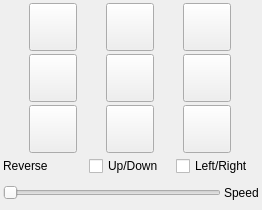
<?xml version="1.0" encoding="UTF-8"?>
<ui version="4.0">
 <class>MountMotionWidget</class>
 <widget class="QWidget" name="MountMotionWidget">
  <property name="geometry">
   <rect>
    <x>0</x>
    <y>0</y>
    <width>262</width>
    <height>210</height>
   </rect>
  </property>
  <property name="minimumSize">
   <size>
    <width>262</width>
    <height>0</height>
   </size>
  </property>
  <property name="focusPolicy">
   <enum>Qt::ClickFocus</enum>
  </property>
  <property name="windowTitle">
   <string>Mount Control Panel</string>
  </property>
  <layout class="QVBoxLayout" name="verticalLayout_2">
   <property name="spacing">
    <number>3</number>
   </property>
   <property name="leftMargin">
    <number>3</number>
   </property>
   <property name="topMargin">
    <number>3</number>
   </property>
   <property name="rightMargin">
    <number>3</number>
   </property>
   <property name="bottomMargin">
    <number>3</number>
   </property>
   <item>
    <layout class="QVBoxLayout" name="verticalLayout">
     <property name="spacing">
      <number>3</number>
     </property>
     <item>
      <layout class="QGridLayout" name="gridLayout">
       <property name="sizeConstraint">
        <enum>QLayout::SetDefaultConstraint</enum>
       </property>
       <property name="spacing">
        <number>3</number>
       </property>
       <item row="0" column="0">
        <widget class="QPushButton" name="northWest">
         <property name="minimumSize">
          <size>
           <width>48</width>
           <height>48</height>
          </size>
         </property>
         <property name="maximumSize">
          <size>
           <width>48</width>
           <height>48</height>
          </size>
         </property>
         <property name="styleSheet">
          <string notr="true">QPushButton:pressed
{
  background-color: &quot;red&quot;
}

QPushButton:!pressed
{
  background-color: &quot;#ccc7ba&quot;
}

</string>
         </property>
         <property name="text">
          <string/>
         </property>
         <property name="iconSize">
          <size>
           <width>40</width>
           <height>40</height>
          </size>
         </property>
         <property name="autoDefault">
          <bool>false</bool>
         </property>
        </widget>
       </item>
       <item row="0" column="1">
        <widget class="QPushButton" name="north">
         <property name="minimumSize">
          <size>
           <width>48</width>
           <height>48</height>
          </size>
         </property>
         <property name="maximumSize">
          <size>
           <width>48</width>
           <height>48</height>
          </size>
         </property>
         <property name="styleSheet">
          <string notr="true">QPushButton:pressed
{
  background-color: &quot;red&quot;
}

QPushButton:!pressed
{
  background-color: &quot;#ccc7ba&quot;
}

</string>
         </property>
         <property name="text">
          <string/>
         </property>
         <property name="iconSize">
          <size>
           <width>40</width>
           <height>40</height>
          </size>
         </property>
         <property name="autoDefault">
          <bool>false</bool>
         </property>
        </widget>
       </item>
       <item row="0" column="2">
        <widget class="QPushButton" name="northEast">
         <property name="minimumSize">
          <size>
           <width>48</width>
           <height>48</height>
          </size>
         </property>
         <property name="maximumSize">
          <size>
           <width>48</width>
           <height>48</height>
          </size>
         </property>
         <property name="styleSheet">
          <string notr="true">QPushButton:pressed
{
  background-color: &quot;red&quot;
}

QPushButton:!pressed
{
  background-color: &quot;#ccc7ba&quot;
}

</string>
         </property>
         <property name="text">
          <string/>
         </property>
         <property name="iconSize">
          <size>
           <width>40</width>
           <height>40</height>
          </size>
         </property>
         <property name="autoDefault">
          <bool>false</bool>
         </property>
        </widget>
       </item>
       <item row="1" column="0">
        <widget class="QPushButton" name="west">
         <property name="minimumSize">
          <size>
           <width>48</width>
           <height>48</height>
          </size>
         </property>
         <property name="maximumSize">
          <size>
           <width>48</width>
           <height>48</height>
          </size>
         </property>
         <property name="styleSheet">
          <string notr="true">QPushButton:pressed
{
  background-color: &quot;red&quot;
}

QPushButton:!pressed
{
  background-color: &quot;#ccc7ba&quot;
}

</string>
         </property>
         <property name="text">
          <string/>
         </property>
         <property name="iconSize">
          <size>
           <width>40</width>
           <height>40</height>
          </size>
         </property>
         <property name="autoDefault">
          <bool>false</bool>
         </property>
        </widget>
       </item>
       <item row="1" column="1">
        <widget class="QPushButton" name="stop">
         <property name="minimumSize">
          <size>
           <width>48</width>
           <height>48</height>
          </size>
         </property>
         <property name="maximumSize">
          <size>
           <width>48</width>
           <height>48</height>
          </size>
         </property>
         <property name="styleSheet">
          <string notr="true">QPushButton:pressed
{
  background-color: &quot;red&quot;
}

QPushButton:!pressed
{
  background-color: &quot;#ccc7ba&quot;
}

</string>
         </property>
         <property name="text">
          <string/>
         </property>
         <property name="iconSize">
          <size>
           <width>40</width>
           <height>40</height>
          </size>
         </property>
        </widget>
       </item>
       <item row="1" column="2">
        <widget class="QPushButton" name="east">
         <property name="minimumSize">
          <size>
           <width>48</width>
           <height>48</height>
          </size>
         </property>
         <property name="maximumSize">
          <size>
           <width>48</width>
           <height>48</height>
          </size>
         </property>
         <property name="styleSheet">
          <string notr="true">QPushButton:pressed
{
  background-color: &quot;red&quot;
}

QPushButton:!pressed
{
  background-color: &quot;#ccc7ba&quot;
}

</string>
         </property>
         <property name="text">
          <string/>
         </property>
         <property name="iconSize">
          <size>
           <width>40</width>
           <height>40</height>
          </size>
         </property>
         <property name="autoDefault">
          <bool>false</bool>
         </property>
        </widget>
       </item>
       <item row="2" column="0">
        <widget class="QPushButton" name="southWest">
         <property name="minimumSize">
          <size>
           <width>48</width>
           <height>48</height>
          </size>
         </property>
         <property name="maximumSize">
          <size>
           <width>48</width>
           <height>48</height>
          </size>
         </property>
         <property name="styleSheet">
          <string notr="true">QPushButton:pressed
{
  background-color: &quot;red&quot;
}

QPushButton:!pressed
{
  background-color: &quot;#ccc7ba&quot;
}

</string>
         </property>
         <property name="text">
          <string/>
         </property>
         <property name="iconSize">
          <size>
           <width>40</width>
           <height>40</height>
          </size>
         </property>
         <property name="autoDefault">
          <bool>false</bool>
         </property>
        </widget>
       </item>
       <item row="2" column="1">
        <widget class="QPushButton" name="south">
         <property name="minimumSize">
          <size>
           <width>48</width>
           <height>48</height>
          </size>
         </property>
         <property name="maximumSize">
          <size>
           <width>48</width>
           <height>48</height>
          </size>
         </property>
         <property name="styleSheet">
          <string notr="true">QPushButton:pressed
{
  background-color: &quot;red&quot;
}

QPushButton:!pressed
{
  background-color: &quot;#ccc7ba&quot;
}

</string>
         </property>
         <property name="text">
          <string/>
         </property>
         <property name="iconSize">
          <size>
           <width>40</width>
           <height>40</height>
          </size>
         </property>
        </widget>
       </item>
       <item row="2" column="2">
        <widget class="QPushButton" name="southEast">
         <property name="minimumSize">
          <size>
           <width>48</width>
           <height>48</height>
          </size>
         </property>
         <property name="maximumSize">
          <size>
           <width>48</width>
           <height>48</height>
          </size>
         </property>
         <property name="styleSheet">
          <string notr="true">QPushButton:pressed
{
  background-color: &quot;red&quot;
}

QPushButton:!pressed
{
  background-color: &quot;#ccc7ba&quot;
}

</string>
         </property>
         <property name="text">
          <string/>
         </property>
         <property name="iconSize">
          <size>
           <width>40</width>
           <height>40</height>
          </size>
         </property>
         <property name="autoDefault">
          <bool>false</bool>
         </property>
        </widget>
       </item>
      </layout>
     </item>
     <item>
      <layout class="QHBoxLayout" name="horizontalLayout">
       <item>
        <widget class="QLabel" name="label_2">
         <property name="text">
          <string>Reverse</string>
         </property>
        </widget>
       </item>
       <item>
        <widget class="QCheckBox" name="upDownCheckObject">
         <property name="text">
          <string>Up/Down</string>
         </property>
        </widget>
       </item>
       <item>
        <widget class="QCheckBox" name="leftRightCheckObject">
         <property name="text">
          <string>Left/Right</string>
         </property>
        </widget>
       </item>
      </layout>
     </item>
     <item>
      <layout class="QHBoxLayout" name="horizontalLayout_2">
       <item>
        <widget class="QSlider" name="speedSliderObject">
         <property name="maximum">
          <number>4</number>
         </property>
         <property name="orientation">
          <enum>Qt::Horizontal</enum>
         </property>
        </widget>
       </item>
       <item>
        <widget class="QLabel" name="speedLabelObject">
         <property name="text">
          <string>Speed</string>
         </property>
        </widget>
       </item>
      </layout>
     </item>
    </layout>
   </item>
  </layout>
 </widget>
 <resources/>
 <connections/>
</ui>
